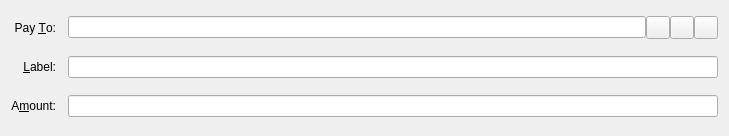
<?xml version="1.0" encoding="UTF-8"?>
<ui version="4.0">
 <class>SendCoinsEntry</class>
 <widget class="QFrame" name="SendCoinsEntry">
  <property name="geometry">
   <rect>
    <x>0</x>
    <y>0</y>
    <width>729</width>
    <height>136</height>
   </rect>
  </property>
  <property name="windowTitle">
   <string>Form</string>
  </property>
  <property name="frameShape">
   <enum>QFrame::NoFrame</enum>
  </property>
  <property name="frameShadow">
   <enum>QFrame::Sunken</enum>
  </property>
  <layout class="QGridLayout" name="gridLayout">
   <property name="spacing">
    <number>12</number>
   </property>
   <item row="5" column="0">
    <widget class="QLabel" name="label">
     <property name="text">
      <string>A&amp;mount:</string>
     </property>
     <property name="alignment">
      <set>Qt::AlignRight|Qt::AlignTrailing|Qt::AlignVCenter</set>
     </property>
     <property name="buddy">
      <cstring>payAmount</cstring>
     </property>
    </widget>
   </item>
   <item row="3" column="0">
    <widget class="QLabel" name="label_2">
     <property name="text">
      <string>Pay &amp;To:</string>
     </property>
     <property name="alignment">
      <set>Qt::AlignRight|Qt::AlignTrailing|Qt::AlignVCenter</set>
     </property>
     <property name="buddy">
      <cstring>payTo</cstring>
     </property>
    </widget>
   </item>
   <item row="5" column="1">
    <widget class="BitcoinAmountField" name="payAmount"/>
   </item>
   <item row="4" column="1">
    <layout class="QHBoxLayout" name="horizontalLayout_2">
     <property name="spacing">
      <number>0</number>
     </property>
     <item>
      <widget class="QValidatedLineEdit" name="addAsLabel">
       <property name="enabled">
        <bool>true</bool>
       </property>
       <property name="toolTip">
        <string>Enter a label for this address to add it to your address book</string>
       </property>
      </widget>
     </item>
    </layout>
   </item>
   <item row="4" column="0">
    <widget class="QLabel" name="label_4">
     <property name="text">
      <string>&amp;Label:</string>
     </property>
     <property name="alignment">
      <set>Qt::AlignRight|Qt::AlignTrailing|Qt::AlignVCenter</set>
     </property>
     <property name="buddy">
      <cstring>addAsLabel</cstring>
     </property>
    </widget>
   </item>
   <item row="3" column="1">
    <layout class="QHBoxLayout" name="payToLayout">
     <property name="spacing">
      <number>0</number>
     </property>
     <item>
      <widget class="QValidatedLineEdit" name="payTo">
       <property name="toolTip">
        <string>The address to send the payment to  (e.g. iBAeDXxsc64ZddQTd6fQx38CcnJeJk8Fc8)</string>
       </property>
       <property name="maxLength">
        <number>34</number>
       </property>
      </widget>
     </item>
     <item>
      <widget class="QToolButton" name="addressBookButton">
       <property name="toolTip">
        <string>Choose address from address book</string>
       </property>
       <property name="text">
        <string/>
       </property>
       <property name="icon">
        <iconset resource="../bitcoin.qrc">
         <normaloff>:/icons/address-book</normaloff>:/icons/address-book</iconset>
       </property>
       <property name="shortcut">
        <string>Alt+A</string>
       </property>
      </widget>
     </item>
     <item>
      <widget class="QToolButton" name="pasteButton">
       <property name="toolTip">
        <string>Paste address from clipboard</string>
       </property>
       <property name="text">
        <string/>
       </property>
       <property name="icon">
        <iconset resource="../bitcoin.qrc">
         <normaloff>:/icons/editpaste</normaloff>:/icons/editpaste</iconset>
       </property>
       <property name="shortcut">
        <string>Alt+P</string>
       </property>
      </widget>
     </item>
     <item>
      <widget class="QToolButton" name="deleteButton">
       <property name="toolTip">
        <string>Remove this recipient</string>
       </property>
       <property name="text">
        <string/>
       </property>
       <property name="icon">
        <iconset resource="../bitcoin.qrc">
         <normaloff>:/icons/remove</normaloff>:/icons/remove</iconset>
       </property>
      </widget>
     </item>
    </layout>
   </item>
  </layout>
 </widget>
 <customwidgets>
  <customwidget>
   <class>QValidatedLineEdit</class>
   <extends>QLineEdit</extends>
   <header>qvalidatedlineedit.h</header>
  </customwidget>
  <customwidget>
   <class>BitcoinAmountField</class>
   <extends>QLineEdit</extends>
   <header>bitcoinamountfield.h</header>
   <container>1</container>
  </customwidget>
 </customwidgets>
 <resources>
  <include location="../bitcoin.qrc"/>
 </resources>
 <connections/>
</ui>
